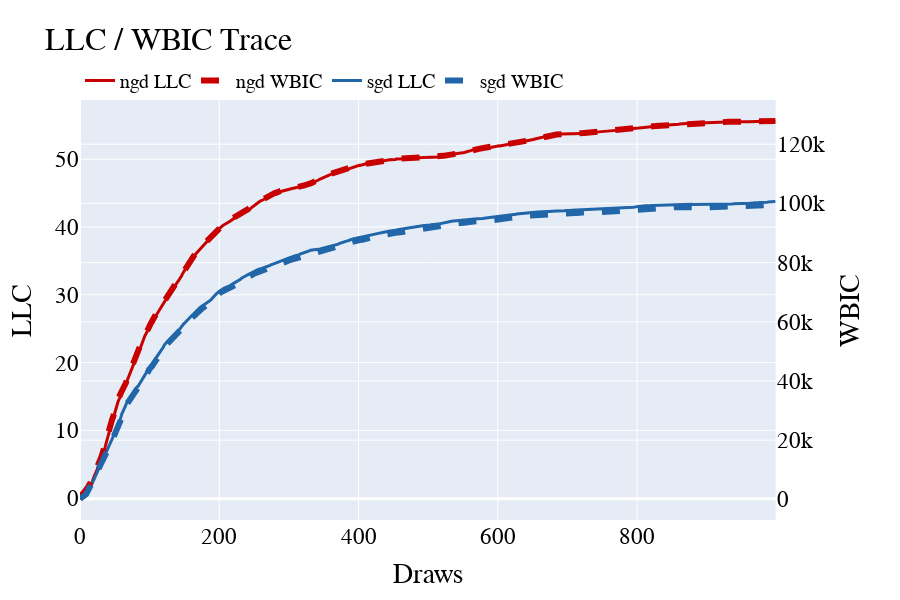

Source (notebook cell):
### Code cell
# Check the LLC chains / WBIC chains converged for each model

rlct_converge_plots = {}
for title in models.keys():
    rlct_converge_plot = make_subplots(specs=[[{"secondary_y" : True}]])
    for optim in optimizers:
        color = color_cycle[color_index % len(color_cycle)]
        color_index += 1
        if wbic_histories[title][optim][-1] is not None and llc_histories[title][optim][-1] is not None:
            rlct_converge_plot.add_trace(go.Scatter(
                y=np.mean(llc_histories[title][optim][-1]["llc/moving_avg"],axis=0),
                name=f"{optim} LLC",
                line=dict(color=color, width=3)
            ), secondary_y=False)
            rlct_converge_plot.add_trace(go.Scatter(
                y=wbic_histories[title][optim][-1]["wbic/means"],
                name=f"{optim} WBIC",
                line=dict(color=color, dash="dash", width=6)
            ), secondary_y=True)
    rlct_converge_plot.update_layout(
        title=f"LLC / WBIC Trace",
        xaxis_title="Draws",
        font=dict(
            family="Times New Roman",
            size=23,
            color="black",
        ),
        width=900,
        height=600,
        legend=dict(
            x=0,
            y=1,
            xanchor='left',
            yanchor='bottom',
            orientation='h',
            font=dict(
                size=20,
            ),
        ),
    )
    rlct_converge_plot.update_yaxes(title="LLC", secondary_y=False)
    rlct_converge_plot.update_yaxes(title="WBIC", secondary_y=True)
    rlct_converge_plots[title] = rlct_converge_plot
    rlct_converge_plot.show()

### Figure 1 — Plotly figure (JSON) as saved in the notebook; plotly's stock layout.template omitted (floating-point values rounded to 4 significant figures; data arrays with more than 128 entries replaced by an {"elided": "..."} marker saying what was removed)
{"data": [{"line": {"color": "rgb(200, 0, 0)", "width": 3}, "name": "ngd LLC", "type": "scatter", "xaxis": "x", "y": {"elided": "1000 float values"}, "yaxis": "y"}, {"line": {"color": "rgb(200, 0, 0)", "dash": "dash", "width": 6}, "name": "ngd WBIC", "type": "scatter", "xaxis": "x", "y": {"elided": "1000 float values"}, "yaxis": "y2"}, {"line": {"color": "rgb(32, 102, 168)", "width": 3}, "name": "sgd LLC", "type": "scatter", "xaxis": "x", "y": {"elided": "1000 float values"}, "yaxis": "y"}, {"line": {"color": "rgb(32, 102, 168)", "dash": "dash", "width": 6}, "name": "sgd WBIC", "type": "scatter", "xaxis": "x", "y": {"elided": "1000 float values"}, "yaxis": "y2"}], "layout": {"font": {"color": "black", "family": "Times New Roman", "size": 23}, "height": 600, "legend": {"font": {"size": 20}, "orientation": "h", "x": 0, "xanchor": "left", "y": 1, "yanchor": "bottom"}, "title": {"text": "LLC / WBIC Trace"}, "width": 900, "xaxis": {"anchor": "y", "domain": [0, 0.94], "title": {"text": "Draws"}}, "yaxis": {"anchor": "x", "domain": [0, 1], "title": {"text": "LLC"}}, "yaxis2": {"anchor": "x", "overlaying": "y", "side": "right", "title": {"text": "WBIC"}}}}
